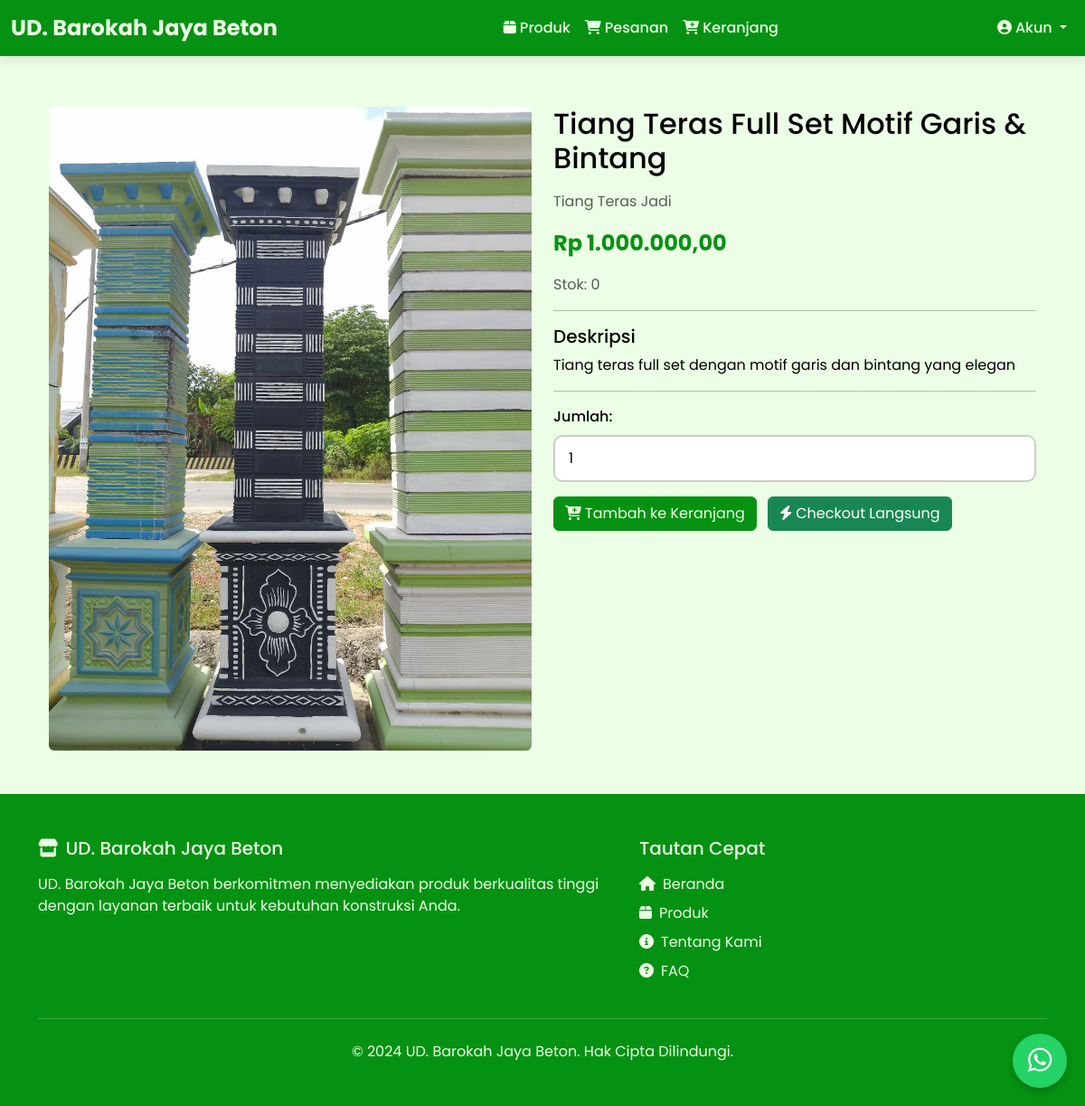
Screenshot of /produk_detail/19/ with the database file from the repository.
### admin_dashboard/models.py (models this page shows, shortened)
class Produk(models.Model):
    id = models.AutoField(primary_key=True)
    nama_produk = models.CharField(max_length=255, verbose_name="Nama Produk")
    deskripsi_produk = models.TextField(verbose_name="Deskripsi Produk")
    foto_produk = models.ImageField(upload_to='produk_images/', verbose_name="Foto Produk")
    stok_produk = models.IntegerField(verbose_name="Stok Produk")
    harga_produk = models.DecimalField(max_digits=10, decimal_places=2, verbose_name="Harga Produk")
    kategori = models.ForeignKey(Kategori, on_delete=models.SET_NULL, blank=True, null=True, verbose_name="Kategori")
    class Meta:
        verbose_name_plural = "Produk"
        db_table = 'produk'

class Kategori(models.Model):
    id = models.AutoField(primary_key=True)
    nama_kategori = models.CharField(max_length=255, verbose_name="Nama Kategori")
    class Meta:
        verbose_name_plural = "Kategori"
        db_table = 'kategori'

### admin_dashboard/views.py (the view)
# urls.py: path('produk_detail/<int:pk>/', views.produk_detail, name='produk_detail'),
def produk_detail(request, pk):
    produk = get_object_or_404(Produk, pk=pk)
    kategori_list = Kategori.objects.all()
    context = {
        'produk': produk,
        'kategori_list': kategori_list
    }
    return render(request, 'product_detail.html', context)

### admin_dashboard/context_processors.py (called while the page is built)
def transaksi_notification_count(request):
    count = Transaksi.objects.filter(
        status_transaksi__in=['DIPROSES', 'BARU']
    ).count()
    return {
        'new_transaction_count': count
    }

### admin_dashboard/templates/product_detail.html (shortened to what this page needs)
{% extends 'base.html' %}
{% load static %}
{% load humanize %}
{% block content %}
<section class="container my-5">
    <div class="row">
        <div class="col-md-6">
            <img src="{{ produk.foto_produk.url }}" class="img-fluid rounded" alt="{{ produk.nama_produk }}">
        </div>
        <div class="col-md-6">
            <h2 class="mb-3">{{ produk.nama_produk }}</h2>
            {% if produk.kategori %}
                <p class="text-muted">{{ produk.kategori.nama_kategori }}</p>
            {% endif %}
            <p class="fs-4 fw-bold" style="color: #059212;">Rp {{ produk.harga_produk|intcomma }}</p>
            <p class="text-muted">Stok: {{ produk.stok_produk|intcomma }}</p>
            <hr>
            <h5>Deskripsi</h5>
            <p>{{ produk.deskripsi_produk }}</p>
            <hr>
            <form action="{% url 'tambah_ke_keranjang' produk.id %}" method="post" class="d-inline">
                <div class="mb-3">
                    <label for="jumlah" class="form-label">Jumlah:</label>
                    <input type="number" class="form-control" id="jumlah" name="jumlah" value="1" min="1" max="{{ produk.stok_produk }}">
                </div>
                <button type="submit" class="btn btn-custom">
                    <i class="fas fa-cart-plus me-1"></i>Tambah ke Keranjang
                </button>
            </form>
            <form action="{% url 'checkout_langsung' produk.id %}" method="post" class="d-inline ms-2">
                <button type="submit" class="btn btn-success">
                    <i class="fas fa-bolt me-1"></i>Checkout Langsung
                </button>
            </form>
        </div>
    </div>
</section>
{% endblock %}

### templates/base.html (style rules this page uses)
body { font-family: 'Poppins', sans-serif; background-color: #ECFFE6; padding-top: 70px; color: #000000; }
.btn-custom { background-color: #059212; border-color: #059212; color: #ECFFE6; }
.form-control { border-radius: 10px; padding: 12px 15px; border: 2px solid #CCCCCC; background-color: #FFFFFF; color: #000000; transition: all 0.3s ease; }
.form-label { font-weight: 500; color: #000000; }

### rows the page displays
Produk: foto_produk (picture), nama_produk "Tiang Teras Full Set Motif Garis & Bintang", kategori.nama_kategori "Tiang Teras Jadi", harga_produk "1.000.000,00", stok_produk "0", deskripsi_produk "Tiang teras full set dengan motif garis dan bintang yang elegan"
